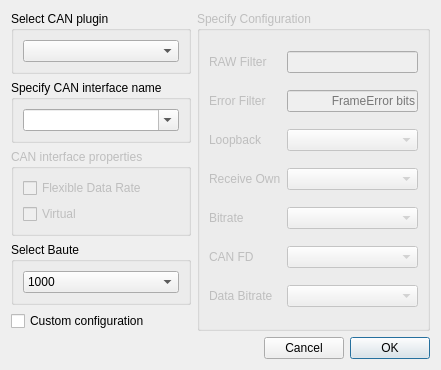
<?xml version="1.0" encoding="UTF-8"?>
<ui version="4.0">
 <class>ConnectDialog</class>
 <widget class="QDialog" name="ConnectDialog">
  <property name="geometry">
   <rect>
    <x>0</x>
    <y>0</y>
    <width>441</width>
    <height>341</height>
   </rect>
  </property>
  <property name="windowTitle">
   <string>Connect</string>
  </property>
  <layout class="QGridLayout" name="gridLayout_2">
   <item row="5" column="0" colspan="2">
    <layout class="QHBoxLayout" name="horizontalLayout">
     <item>
      <spacer name="horizontalSpacer">
       <property name="orientation">
        <enum>Qt::Horizontal</enum>
       </property>
       <property name="sizeHint" stdset="0">
        <size>
         <width>96</width>
         <height>20</height>
        </size>
       </property>
      </spacer>
     </item>
     <item>
      <widget class="QPushButton" name="cancelButton">
       <property name="text">
        <string>Cancel</string>
       </property>
       <property name="autoDefault">
        <bool>false</bool>
       </property>
      </widget>
     </item>
     <item>
      <widget class="QPushButton" name="okButton">
       <property name="text">
        <string>OK</string>
       </property>
       <property name="autoDefault">
        <bool>false</bool>
       </property>
       <property name="default">
        <bool>true</bool>
       </property>
      </widget>
     </item>
    </layout>
   </item>
   <item row="0" column="0">
    <widget class="QGroupBox" name="selectPluginBox">
     <property name="title">
      <string>Select CAN plugin</string>
     </property>
     <layout class="QGridLayout" name="gridLayout">
      <item row="0" column="0">
       <widget class="QComboBox" name="pluginListBox"/>
      </item>
     </layout>
    </widget>
   </item>
   <item row="0" column="1" rowspan="5">
    <widget class="QGroupBox" name="configurationBox">
     <property name="enabled">
      <bool>false</bool>
     </property>
     <property name="title">
      <string>Specify Configuration</string>
     </property>
     <layout class="QGridLayout" name="gridLayout_4">
      <item row="0" column="0">
       <widget class="QLabel" name="rawFilterLabel">
        <property name="text">
         <string>RAW Filter</string>
        </property>
       </widget>
      </item>
      <item row="0" column="1">
       <widget class="QLineEdit" name="rawFilterEdit">
        <property name="alignment">
         <set>Qt::AlignRight|Qt::AlignTrailing|Qt::AlignVCenter</set>
        </property>
       </widget>
      </item>
      <item row="1" column="0">
       <widget class="QLabel" name="errorFilterLabel">
        <property name="text">
         <string>Error Filter</string>
        </property>
       </widget>
      </item>
      <item row="1" column="1">
       <widget class="QLineEdit" name="errorFilterEdit">
        <property name="alignment">
         <set>Qt::AlignRight|Qt::AlignTrailing|Qt::AlignVCenter</set>
        </property>
        <property name="placeholderText">
         <string>FrameError bits</string>
        </property>
       </widget>
      </item>
      <item row="2" column="0">
       <widget class="QLabel" name="loopbackLabel">
        <property name="text">
         <string>Loopback</string>
        </property>
       </widget>
      </item>
      <item row="2" column="1">
       <widget class="QComboBox" name="loopbackBox"/>
      </item>
      <item row="3" column="0">
       <widget class="QLabel" name="receiveOwnLabel">
        <property name="text">
         <string>Receive Own</string>
        </property>
       </widget>
      </item>
      <item row="3" column="1">
       <widget class="QComboBox" name="receiveOwnBox"/>
      </item>
      <item row="4" column="0">
       <widget class="QLabel" name="bitrateLabel">
        <property name="text">
         <string>Bitrate</string>
        </property>
       </widget>
      </item>
      <item row="4" column="1">
       <widget class="BitRateBox" name="bitrateBox"/>
      </item>
      <item row="5" column="0">
       <widget class="QLabel" name="canFdLabel">
        <property name="text">
         <string>CAN FD</string>
        </property>
       </widget>
      </item>
      <item row="5" column="1">
       <widget class="QComboBox" name="canFdBox"/>
      </item>
      <item row="6" column="0">
       <widget class="QLabel" name="dataBitrateLabel">
        <property name="text">
         <string>Data Bitrate</string>
        </property>
       </widget>
      </item>
      <item row="6" column="1">
       <widget class="BitRateBox" name="dataBitrateBox"/>
      </item>
     </layout>
    </widget>
   </item>
   <item row="1" column="0">
    <widget class="QGroupBox" name="specifyInterfaceNameBox">
     <property name="title">
      <string>Specify CAN interface name</string>
     </property>
     <layout class="QGridLayout" name="gridLayout_3">
      <item row="0" column="0">
       <widget class="QComboBox" name="interfaceListBox">
        <property name="editable">
         <bool>true</bool>
        </property>
       </widget>
      </item>
     </layout>
    </widget>
   </item>
   <item row="4" column="0">
    <widget class="QCheckBox" name="useConfigurationBox">
     <property name="text">
      <string>Custom configuration</string>
     </property>
    </widget>
   </item>
   <item row="2" column="0">
    <widget class="QGroupBox" name="interfacePropertiesBox">
     <property name="enabled">
      <bool>false</bool>
     </property>
     <property name="title">
      <string>CAN interface properties</string>
     </property>
     <layout class="QVBoxLayout" name="verticalLayout">
      <item>
       <widget class="QCheckBox" name="isFlexibleDataRateCapable">
        <property name="text">
         <string>Flexible Data Rate</string>
        </property>
       </widget>
      </item>
      <item>
       <widget class="QCheckBox" name="isVirtual">
        <property name="text">
         <string>Virtual</string>
        </property>
       </widget>
      </item>
     </layout>
    </widget>
   </item>
   <item row="3" column="0">
    <widget class="QGroupBox" name="groupBox">
     <property name="title">
      <string>Select Baute</string>
     </property>
     <layout class="QVBoxLayout" name="verticalLayout_2">
      <item>
       <widget class="QComboBox" name="bauteComboBox">
        <item>
         <property name="text">
          <string>1000</string>
         </property>
        </item>
        <item>
         <property name="text">
          <string>800</string>
         </property>
        </item>
        <item>
         <property name="text">
          <string>666</string>
         </property>
        </item>
        <item>
         <property name="text">
          <string>500</string>
         </property>
        </item>
        <item>
         <property name="text">
          <string>400</string>
         </property>
        </item>
        <item>
         <property name="text">
          <string>250</string>
         </property>
        </item>
        <item>
         <property name="text">
          <string>200</string>
         </property>
        </item>
        <item>
         <property name="text">
          <string>125</string>
         </property>
        </item>
       </widget>
      </item>
     </layout>
    </widget>
   </item>
  </layout>
 </widget>
 <customwidgets>
  <customwidget>
   <class>BitRateBox</class>
   <extends>QComboBox</extends>
   <header>bitratebox.h</header>
  </customwidget>
 </customwidgets>
 <resources/>
 <connections/>
</ui>
